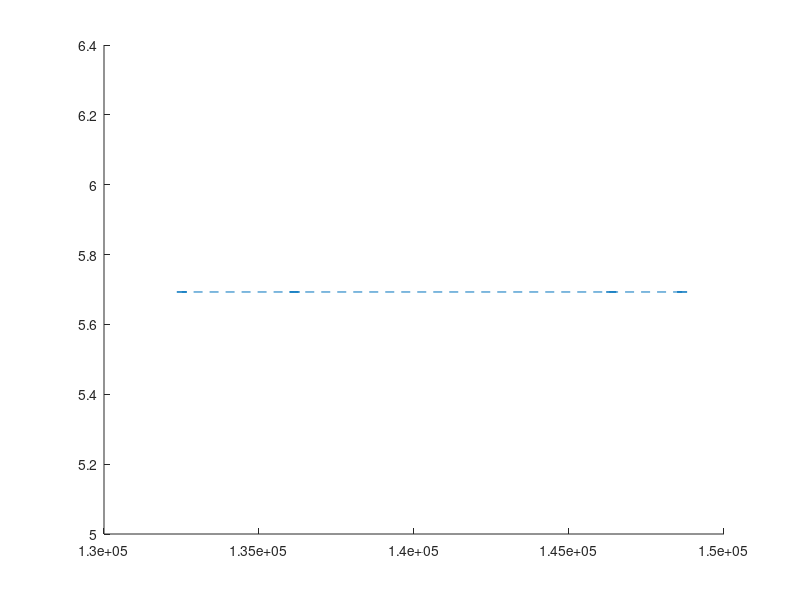

Source code (MATLAB): (Note: this script raises an error after producing the figure.)
PSNRs = zeros(10, 4, 7);

PSNRs(:, :, 1) = [
      5.6929    5.6929    5.6929    5.6929
      5.6929    5.6929    5.6929    5.6929
      5.6929    5.6929    5.6929    5.6929
      5.6929    5.6929    5.6929    5.6929
      5.6929    5.6929    5.6929    5.6929
      5.6929    5.6929    5.6929    5.6929
      5.6929    5.6929    5.6929    5.6929
      5.6929    5.6929    5.6929    5.6929
      5.6929    5.6929    5.6929    5.6929
      5.6929    5.6929    5.6929    5.6929
];

PSNRs(:, :, 2)= [
      5.8527    5.9115    5.8345    5.8310
      5.9623    5.9758    5.9865    5.9066
      5.9387    5.8531    5.8893    5.7866
      6.0590    5.8591    5.9488    5.9674
      5.9207    5.8268    5.8510    5.9287
      5.8431    5.8938    5.8567    5.8884
      5.9340    5.7815    5.9144    6.0190
      5.8003    5.9074    5.8118    5.8938
      5.8253    5.9364    5.8600    5.9566
      5.8889    5.8709    5.8622    5.8993
];

PSNRs(:, :, 3) = [
      7.0999    7.0517    7.3048    7.5448
      6.9843    7.5865    7.4889    7.0853
      7.0188    6.4073    6.8737    6.9028
      7.3165    7.0665    6.8759    7.5668
      7.8384    7.7882    6.5516    8.3192
      7.3583    6.9824    7.6470    8.0599
      7.1670    7.0588    7.1465    8.7869
      7.2772    6.5109    8.2119    7.7203
      6.4716    6.8961    8.0570    7.6653
      7.2915    8.6140    7.7030    6.8359
];

PSNRs(:, :, 4) = [
      9.0409   10.3881   10.4826   10.3342
      11.6266    9.9554   12.0637   11.0469
      11.4828   10.5333    8.6254    9.3258
      8.2842    8.9708    9.2389   11.8498
      9.2005   10.0201   11.0010   12.4281
      9.8976   10.5182   10.7723   12.9641
      9.7258    9.2488    9.3379   12.5195
      9.6066   10.2893    8.8763   10.4503
      11.6186    8.1276   12.4836   10.1327
      9.5796   11.1821    9.7536    9.5301
];

PSNRs(:, :, 5) = [
      19.1086   11.9421   13.0632   17.2428
      15.8337   14.4053   11.9219   16.4341
      17.0774   12.5861   15.2072   15.9056
      17.0668   14.8232   12.8125   15.8781
      22.3058   11.0943   16.3164   15.0940
      12.6679   15.6928   18.1628   13.1786
      13.3842   12.8688   13.2649   13.7104
      13.3103   13.8526   14.2211   14.4395
      15.7162   14.2672   16.4032   11.6634
      13.3838   16.9713   20.5129   12.7120
];

PSNRs(:, :, 6) = [
      24.7755   29.6719   16.5345   15.6106
      18.7869   29.6748   25.0010   15.3510
      32.7312   17.3412   24.9624   22.9149
      32.7423   18.9556   17.6814   21.8348
      32.6661   29.6728   24.9647   20.5646
      20.1191   18.7088   17.6064   22.5397
      23.6603   29.3134   17.1233   22.9347
      32.6957   29.5979   22.9462   16.3269
      32.8152   29.5929   17.0924   17.9820
      32.7857   20.6041   20.8461   22.9349
];

PSNRs(:, :, 7) = [
      32.8180   29.6748   25.0015   22.9348
      32.8180   29.6748   25.0015   22.9348
      32.8180   29.6748   25.0015   22.9348
      32.8180   29.6748   25.0015   22.9348
      32.8180   29.6748   25.0015   22.9348
      32.8180   29.6748   25.0015   22.9348
      32.8180   29.6748   25.0015   22.9348
      32.8180   29.6748   25.0015   22.9348
      32.8180   29.6748   25.0015   22.9348
      32.8180   29.6748   25.0015   22.9348
];

SNR = [-Inf, 5, 7, 8, 9, 10, +Inf];
lengths = [148648, 146363, 136148, 132511];

figure; hold on;
errorbar(lengths, mean(PSNRs(:, :, 1), 1), std(PSNRs(:, :, 1), 1), '--', 'LineWidth', 2)
for i = 2:6
    errorbar(lengths, mean(PSNRs(:, :, i), 1), std(PSNRs(:, :, i), 1), '*-', 'LineWidth', 2)
end
errorbar(lengths, mean(PSNRs(:, :, 7), 1), std(PSNRs(:, :, 7), 1), '--', 'LineWidth', 2)
legend('SNR = ' + string(SNR), 'location', 'northwest')
xlabel('bit stream/bit')
ylabel('PSNR/dB')
title('R-P Graph（H.261 量化，量化参数分别取 100/50/10/5）')
hold off;
grid on;
xlim(lengths([end,1]))
imwrite(frame2im(getframe(gcf)), "实验记录(数据+图像)\信源信道联合编码\基准曲线.png")
